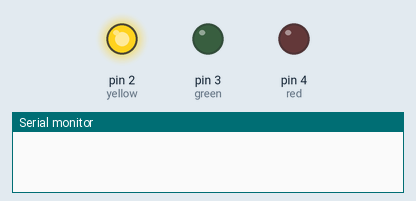
Simulated run of this sketch. Board: Arduino Uno, built with avr-gcc and run on an emulated ATmega328P. On the bench: output pins drawn as LEDs (lit = HIGH), the last lines printed to the serial monitor.

Above: at 0.5 s.
At 1.5 s:
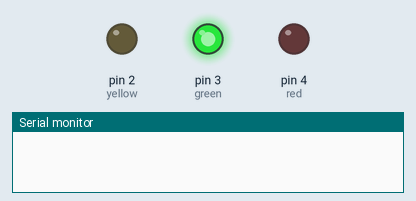
At 5.5 s:
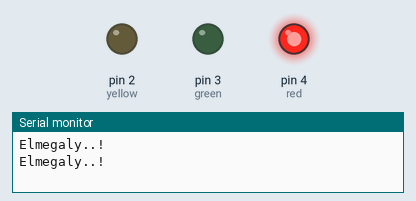
Timing chart, 0 to 6.9 s (numbered marks = the images above):
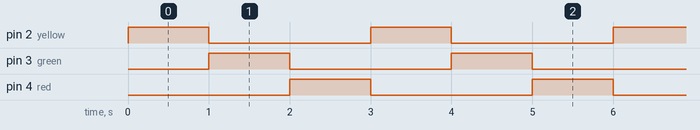

Measured:
- by itself, pin 2 (yellow), pin 3 (green), pin 4 (red): alternates HIGH for 1.0 s and LOW for 2.0 s
- by itself, everything shown: repeats every 3.0 s, in 4 steps

The sketch:

traffic_light.ino.ino
```cpp
int yellow = 2;
int green  = 3;
int red    = 4;

void setup() {
  Serial.begin(9600);

  pinMode(yellow, OUTPUT);
  pinMode(green, OUTPUT);
  pinMode(red, OUTPUT);
}

void loop() {
  digitalWrite(yellow, HIGH);
  delay(1000);
  digitalWrite(yellow, LOW);

  digitalWrite(green, HIGH);
  delay(1000);
  Serial.println("Elmegaly..!");
  digitalWrite(green, LOW);

  digitalWrite(red, HIGH);
  delay(1000);
  digitalWrite(red, LOW);
}
```
